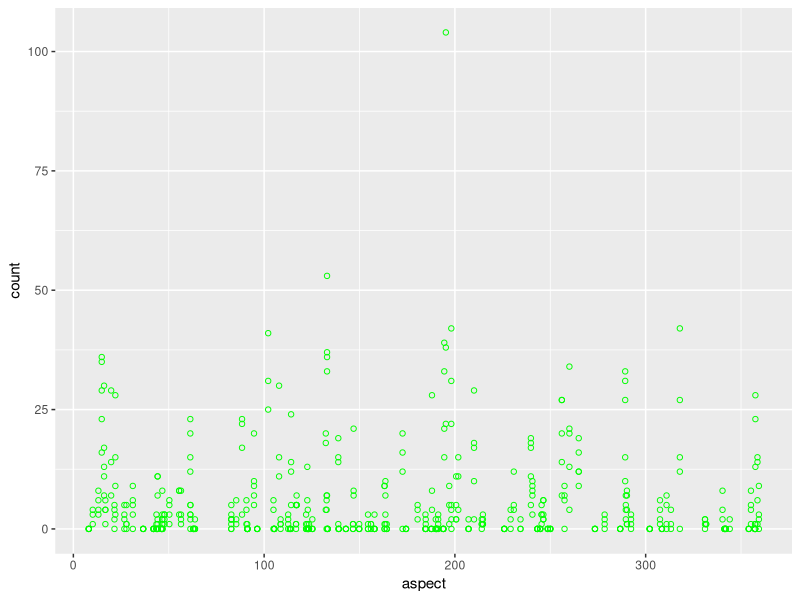
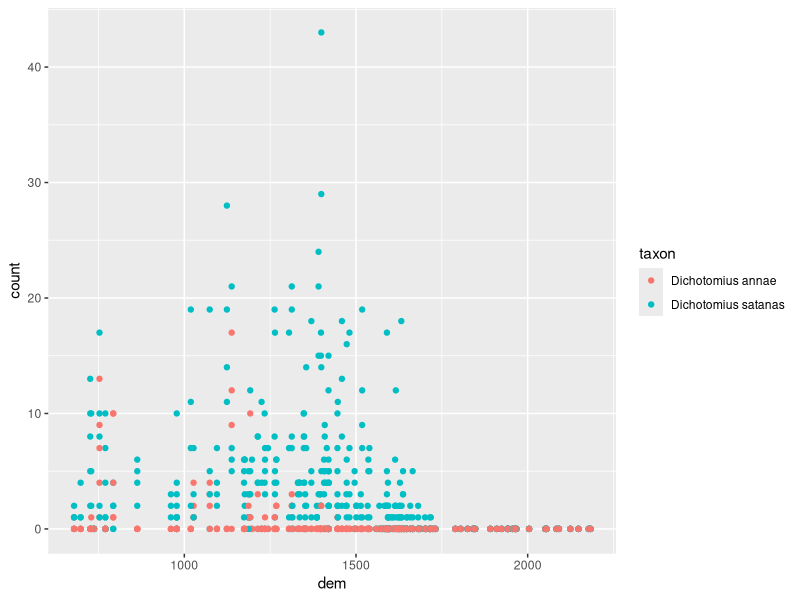
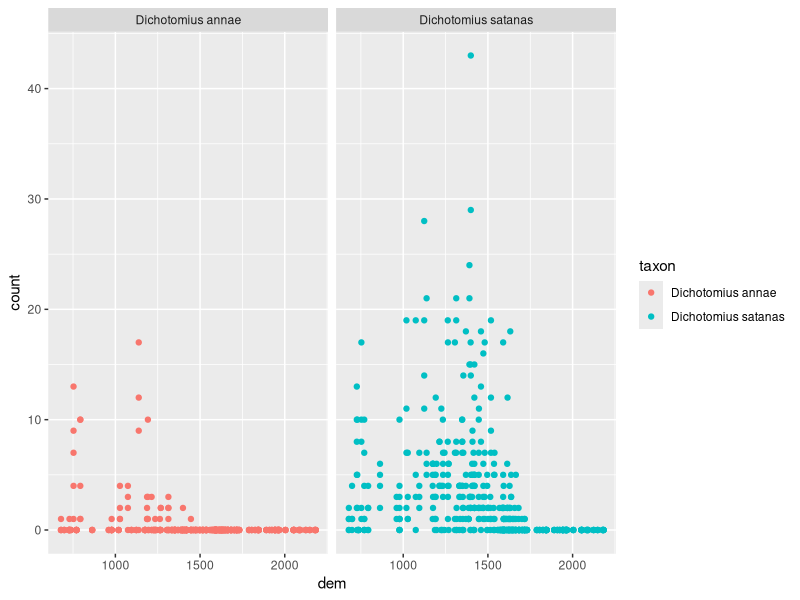
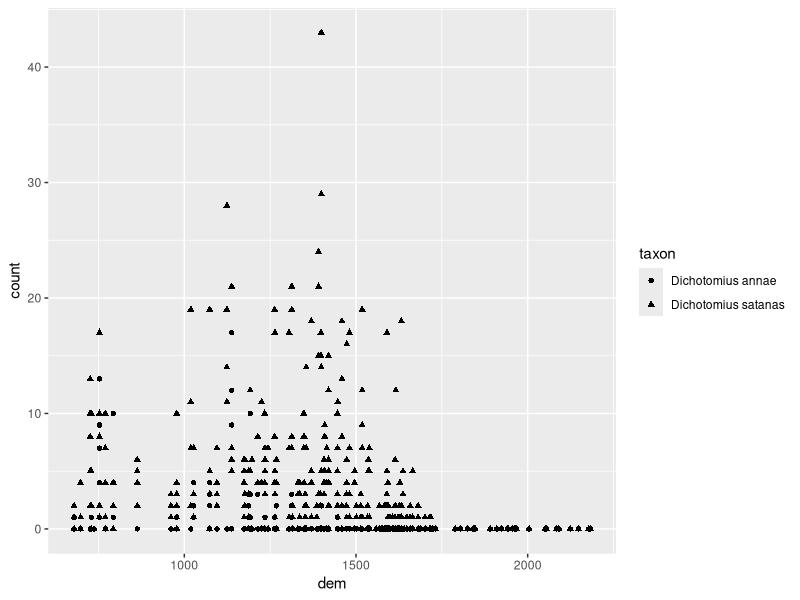
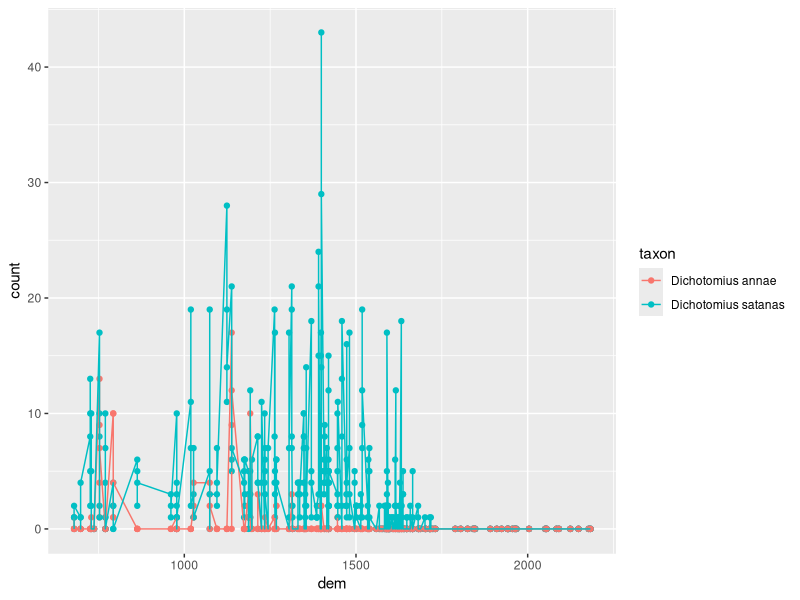
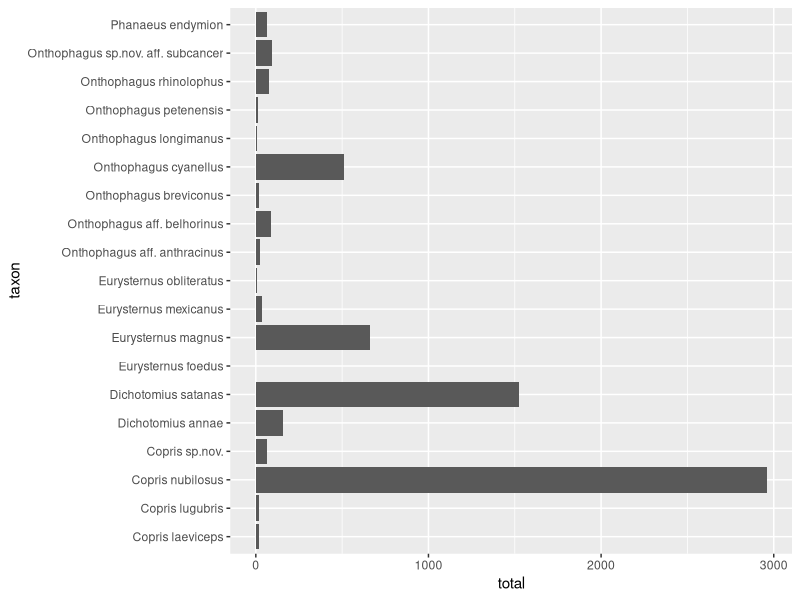
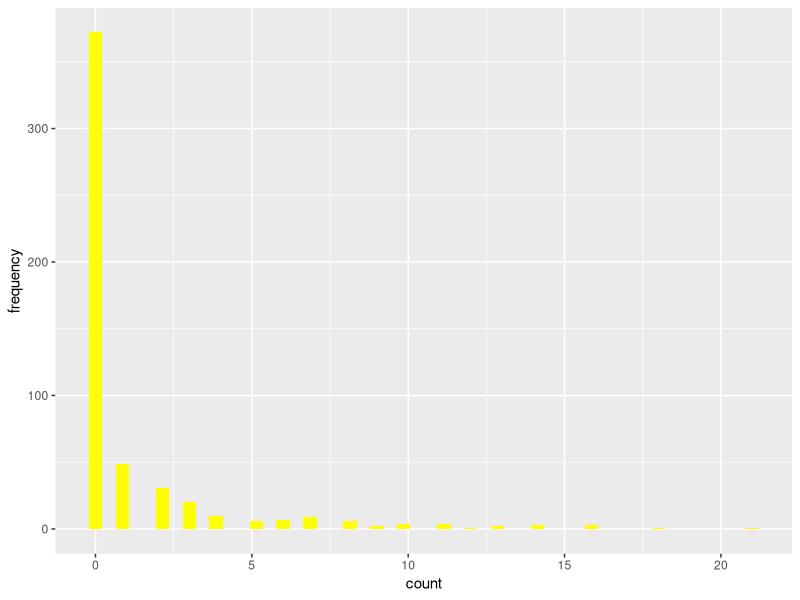
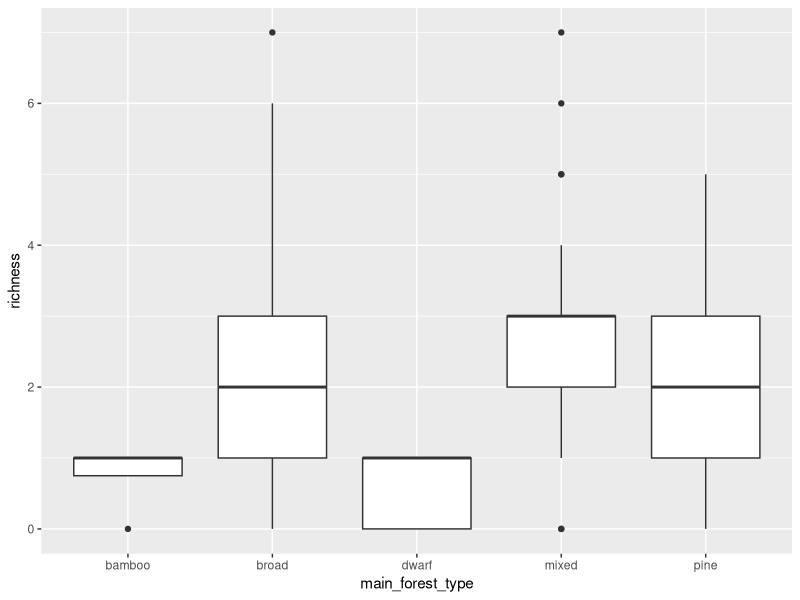

The R script that drew these images, in order:
library(tidyr)
library(dplyr)
library(stringr)
#install.packages("readxl")
library(readxl)
#install.packages("ggplot2")
library(ggplot2)


# Load Data ---------------------------------------------------------------

dbdata <- read_excel("S3_Prac/dbanalysis.xlsx", sheet = "dbdata")
habitat <- read_excel("S3_Prac/dbanalysis.xlsx", sheet = "habitat")
remotesense <- read_excel("S3_Prac/dbanalysis.xlsx", sheet = "remotesense")


# Fix UTM in habitat ------------------------------------------------------

str(habitat)
str(remotesense)

habitat <- habitat %>%
  mutate(UTM_X = as.numeric(UTM_X),
         UTM_Y = as.numeric(UTM_Y))


# Merging Data ------------------------------------------------------------

main <- left_join(dbdata, habitat, by = c("site" = "site")) %>%
  left_join(remotesense, by = c("UTM_X" = "UTM_X", "UTM_Y" = "UTM_Y"))


# How does aspect affect the number of Copris nubilosus? ------------------

main %>%
  filter(taxon == "Copris nubilosus") %>%
  ggplot(aes(x = aspect, y = count,)) +
  geom_point(shape = 1, col = "green")

# How does elevation affect the abundance of Dichotomius species?
#Separate by colour
main %>%
  filter(str_detect(taxon, "Dichotomius")) %>%
  ggplot(aes(x = dem, y = count, colour = taxon)) +
  geom_point()

#Separate by panel
main %>%
  filter(str_detect(taxon, "Dichotomius")) %>%
  ggplot(aes(x = dem, y = count, colour = taxon)) +
  geom_point() +
  facet_wrap(~taxon)

#Separate by shape
main %>%
  filter(str_detect(taxon, "Dichotomius")) %>%
  ggplot(aes(x = dem, y = count, shape = taxon)) +
  geom_point()


# Line Plot (will look ugly) ----------------------------------------------

main %>%
  filter(str_detect(taxon, "Dichotomius")) %>%
  ggplot(aes(x = dem, y = count, colour = taxon)) +
  geom_point() +
  geom_line()


# Bar Chart ---------------------------------------------------------------

# How many individuals for each species?

main %>% 
  group_by(taxon) %>%
  summarise(total = sum(count)) %>%
  ggplot(aes(x = taxon, y = total)) +
  geom_col() +
  coord_flip()


# Histogram ---------------------------------------------------------------

# What is the distribution of the counts of Eurysternus magnus
main %>%
  filter(taxon == "Eurysternus magnus") %>%
  ggplot(aes(x = count)) +
  geom_histogram(bins = 50, fill = "yellow") +
  labs(y = "frequency")


# Session 4 starts --------------------------------------------------------

#What is the mean species richness for each habitat type?

# Check what our sample units are
main %>%
  select(collectdate, site) %>%
  unique() %>%
  arrange(site)

# Combine site and collect date to make unique sample units
# Make a boxplot
main %>%
  group_by(collectdate, site, main_forest_type) %>% # each group is a sample unit
  summarise(richness = sum(count > 0)) %>%
  ungroup() %>% # ungroup afterwards to make it easier to work with after
  ggplot(aes(x = main_forest_type, y = richness)) +
  geom_boxplot()

# Mean and standard deviation

main %>%
  group_by(collectdate, site, main_forest_type) %>% # each group is a sample unit
  summarise(richness = sum(count > 0)) %>%
  ungroup() %>%
  group_by(main_forest_type) %>%
  summarise(mean = mean(richness),
            sd = sd(richness)) %>%
  ungroup() %>%
  ggplot(aes( x = main_forest_type, y = mean,
              ymin = mean - sd, ymax = mean + sd)) +
  geom_point() +
  geom_errorbar()
